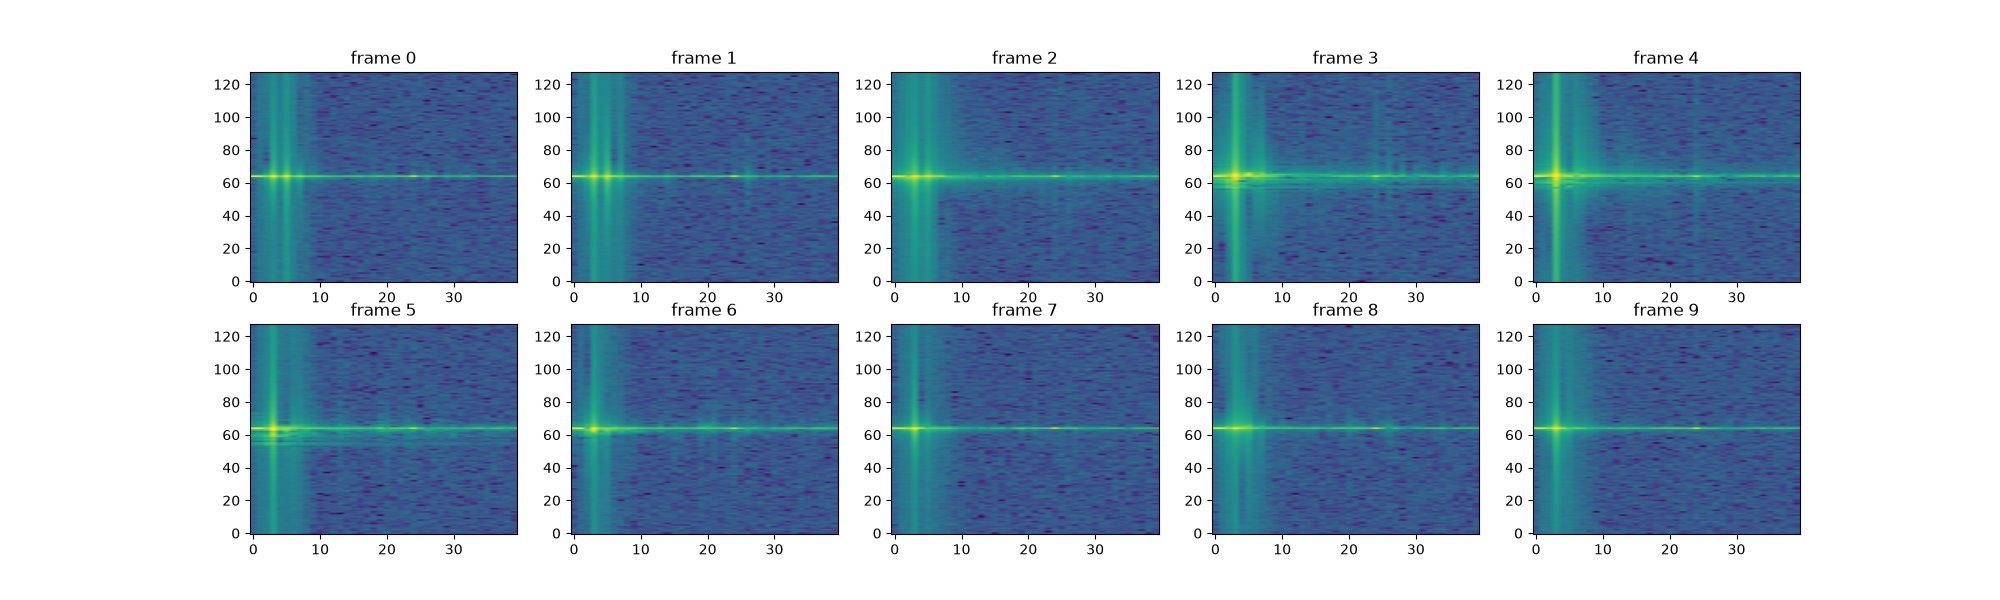

The script that saved this image:
import numpy as np
import matplotlib
matplotlib.use('Agg')        # WSL 没显示器，画完存成图片
import matplotlib.pyplot as plt
import os

a = np.load(os.path.expanduser('~/data/cubelearn/hand_organized/0_0_0.npy'))   # (2, 10, 128, 12, 256)

def rd_map(a, frame, ant):
    I = a[0, frame, :, ant, :]
    Q = a[1, frame, :, ant, :]

    x = I + 1j * Q

    R = np.fft.fft(x, axis=1)
    RD = np.fft.fft(R, axis=0)
    RD = np.fft.fftshift(RD, axes=0)

    mag = 20 * np.log10(np.abs(RD) + 1e-6)
    return mag

plt.figure(figsize=(20, 6))
for f in range(10):
    plt.subplot(2, 5, f+1)
    plt.imshow(rd_map(a, f, 0)[:, :40], aspect='auto', origin='lower', vmin=40, vmax=140)
    plt.title(f'frame {f}')
plt.savefig(os.path.expanduser('~/LRCCP/experiments/range_doppler.png'))
